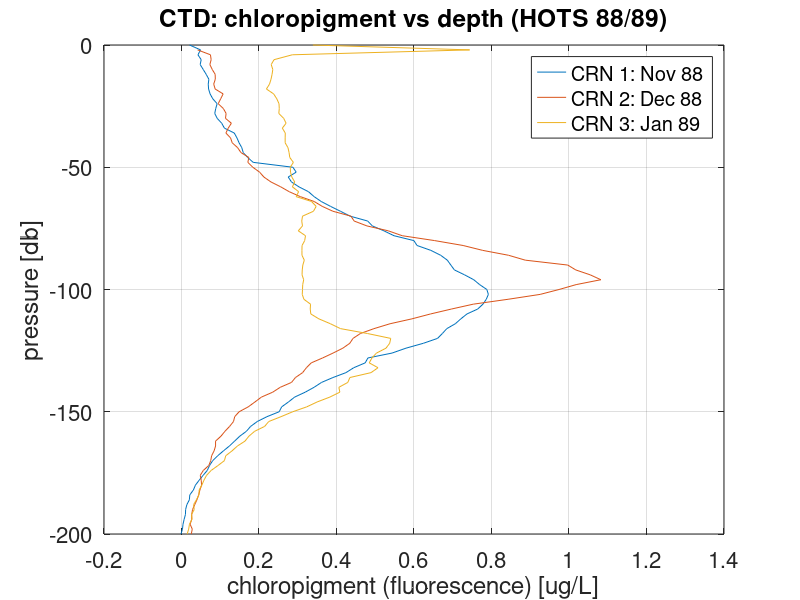

This figure's MATLAB source: (Note: this script raises an error after producing the figure.)
% File to open and examine HOTS chloropigment data (1988 - 2021).

% Clear/close unnecessary code, variables, etc.
close all; clc; clear;

% Set Figure Parameters
set(groot,'defaultAxesXGrid','on');
set(groot,'defaultAxesYGrid','on');
set(groot, 'defaultFigureUnits', 'centimeters', 'defaultFigurePosition', [5 5 40 15]);
set(0,'defaultAxesFontSize',16);

%% Open data file and extract variables
data = importdata('data/hots-chloropigment.txt').data;

crn = data(:,1);
day = data(:,2);
pressure = data(:,3);
chloro = data(:,4);

chloro(chloro==-9) = NaN;

%% Examine First Days of Data

ax1 = figure;
plot(chloro(1:101),-pressure(1:101),'DisplayName','CRN 1: Nov 88');
hold on
plot(chloro(102:202),-pressure(102:202),'DisplayName','CRN 2: Dec 88');
plot(chloro(203:303),-pressure(203:303),'DisplayName','CRN 3: Jan 89');
hold off
legend();
ylabel('pressure [db]');
xlabel('chloropigment (fluorescence) [ug/L]');
title('CTD: chloropigment vs depth (HOTS 88/89)');

exportgraphics(ax1,'figures/ctd-day-1.png');

%% Fluorescence Depth- and Time-Series (1988-2022): Eulerian View

chloro2D = reshape(chloro,101,[]);
days = day + datetime(1988,09,30);
days = reshape(days,101,[]);
pres = reshape(pressure,101,[]);

[t_grid,p_grid] = meshgrid(datenum(days(1,:)),pres(:,1));

ax2 = figure;
contourf(t_grid,p_grid,chloro2D,0:0.14:1.4,'LineColor','auto');
set(gca,'Ydir','reverse')
datetick('x','yyyy mmm','keeplimits');
colormap(flipud(cbrewer2('Spectral')));
c = colorbar;
c.Label.String = 'chloropigment (fluorescence) [ug/L]';
xlabel('Time');
ylabel('Depth [db]');
title('DCM Time Series: 1988 - 2021 (Eulerian Perspective)');

exportgraphics(ax2,'figures/fluorescence-1988-2021_eulerianView.png');

%% Fluorescence Depth- and Time-Series (1988-2022): Lagrangian View

% Find the DCM
for i=1:329
    [val(i),idx(i)] = max(chloro2D(:,i));
end

% Put pressure in terms of DCM
for i = 1:329
    p_lang(:,i) = pres(:,i) - pres(idx(i),i);
end

% Put fluorescence in terms of DCM
% Shift the original fluorescence data such that the DCM is centred
chloro_lang = zeros(101,329);
midpt = 51;
offset = midpt - idx;

for i = 1:329
    chloro_lang(:,i) = circshift(chloro2D(:,i),offset(i));
    if offset(i) > -1 && offset(i) < 40
        disp(i);
        chloro_lang(1:offset(i),i) = NaN;
    elseif offset(i) == -1
        chloro_lang(end,i) = NaN;
    elseif offset(i) < -1 && offset(i) > -40
        disp(i);
        chloro_lang((end+offset(i)):end,i) = NaN;
    elseif abs(offset(i)) > 40
        chloro_lang(:,i) = NaN;
    end
end

% Create meshgrid for time and pressure in Lagrangian view
[t_lang_grid,p_lang_grid] = meshgrid(datenum(days(1,:)),pres(:,1)-100);

% Make a filled contour plot of the DCM in the Lagrangian perspective
ax3 = figure;
contourf(t_lang_grid,p_lang_grid,chloro_lang,0:0.14:1.4,'LineColor','auto');
set(gca,'Ydir','reverse')
datetick('x','yyyy mmm','keeplimits');
colormap(flipud(cbrewer2('Spectral')));
c = colorbar;
c.Label.String = 'chloropigment (fluorescence) [ug/L]';
xlabel('Time');
ylabel('Depth [db]');
title('DCM Time Series: 1988 - 2021 (Lagrangian Perspective)');

exportgraphics(ax3,'figures/fluorescence-1988-2021_lagrangianView.png');

%% Histograms at Depth

set(groot, 'defaultFigureUnits', 'centimeters', 'defaultFigurePosition', [5 5 35 20]);
nbins = 25; 

% Eulerian
[histFreq,histXout] = hist(chloro2D(6,:),nbins);
[histFreq36,histXout36] = hist(chloro2D(36,:),nbins);
[histFreq62,histXout62] = hist(chloro2D(62,:),nbins);

% Lagrangian
[histFreqL,histXoutL] = hist(chloro_lang(2,:),nbins);
[histFreq36L,histXout36L] = hist(chloro_lang(26,:),nbins);
[histFreq62L,histXout62L] = hist(chloro_lang(45,:),nbins);

ax4 = figure;
sgtitle('Histograms of Concentration at Different Depths','FontSize',20);
subplot(2,2,1)
bar(histXout, histFreq/sum(histFreq),'DisplayName','10 db');
hold on
bar(histXout36,histFreq36/sum(histFreq36),'DisplayName','70 db');
bar(histXout62,histFreq62/sum(histFreq62),'DisplayName','122 db');
legend();
xlabel('chloropigment (\mu g L^{-1})');
ylabel('Frequency');
title('Frequency of Concentration (Eulerian)');

subplot(2,2,2)
bar(log(histXout), histFreq/sum(histFreq),'DisplayName','10 db');
hold on
bar(log(histXout36),histFreq36/sum(histFreq36),'DisplayName','70 db');
bar(log(histXout62),histFreq62/sum(histFreq62),'DisplayName','122 db');
legend();
xlabel('chloropigment (\mu g L^{-1})');
ylabel('Frequency');
title('Frequency of Log-Concentration (Eulerian)');

subplot(2,2,3)
bar(histXoutL, histFreqL/sum(histFreqL),'DisplayName','-100 db');
hold on
bar(histXout36L,histFreq36L/sum(histFreq36L),'DisplayName','-50 db');
bar(histXout62L,histFreq62L/sum(histFreq62L),'DisplayName','-12 db');
legend();
xlabel('chloropigment (\mu g L^{-1})');
ylabel('Frequency');
title('Frequency of Log-Concentration (Lagrangian)');

subplot(2,2,4)
bar(log(histXoutL), histFreqL/sum(histFreqL),'DisplayName','-100 db');
hold on
bar(log(histXout36L),histFreq36L/sum(histFreq36L),'DisplayName','-50 db');
bar(log(histXout62L),histFreq62L/sum(histFreq62L),'DisplayName','-12 db');
legend();
xlabel('chloropigment (\mu g L^{-1})');
ylabel('Frequency');
title('Frequency of Log-Concentration (Lagrangian)');

exportgraphics(ax4,'figures/hist_chloropig_selectDepths_1989-2021.png');
